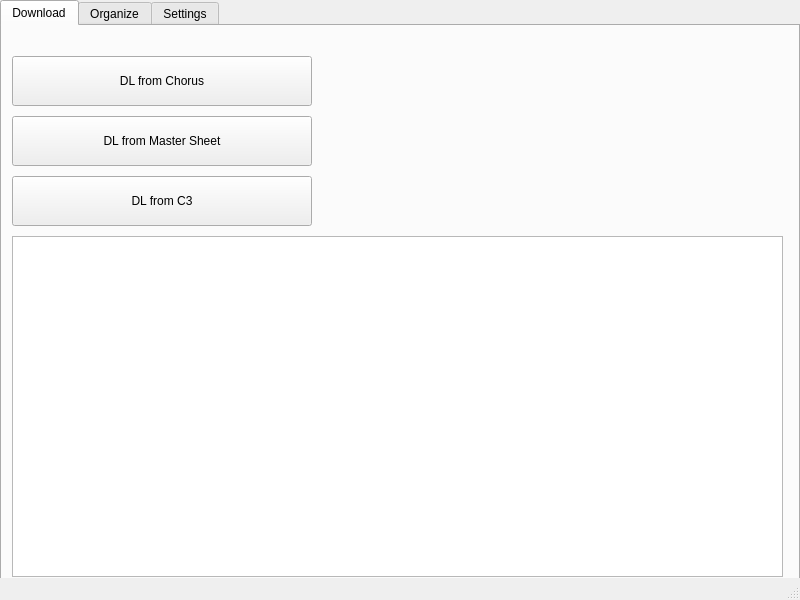
<?xml version="1.0" encoding="UTF-8"?>
<ui version="4.0">
 <class>MainWindow</class>
 <widget class="QMainWindow" name="MainWindow">
  <property name="enabled">
   <bool>true</bool>
  </property>
  <property name="geometry">
   <rect>
    <x>0</x>
    <y>0</y>
    <width>800</width>
    <height>600</height>
   </rect>
  </property>
  <property name="windowTitle">
   <string>MainWindow</string>
  </property>
  <property name="unifiedTitleAndToolBarOnMac">
   <bool>false</bool>
  </property>
  <widget class="QWidget" name="centralWidget">
   <widget class="QTabWidget" name="tabWidget">
    <property name="geometry">
     <rect>
      <x>0</x>
      <y>0</y>
      <width>800</width>
      <height>600</height>
     </rect>
    </property>
    <property name="autoFillBackground">
     <bool>false</bool>
    </property>
    <property name="currentIndex">
     <number>0</number>
    </property>
    <widget class="QWidget" name="downloadTab">
     <attribute name="title">
      <string>Download</string>
     </attribute>
     <widget class="QPushButton" name="dlChorusBtn">
      <property name="geometry">
       <rect>
        <x>10</x>
        <y>30</y>
        <width>300</width>
        <height>50</height>
       </rect>
      </property>
      <property name="text">
       <string>DL from Chorus</string>
      </property>
     </widget>
     <widget class="QPushButton" name="dlMasterSheetBtn">
      <property name="geometry">
       <rect>
        <x>10</x>
        <y>90</y>
        <width>300</width>
        <height>50</height>
       </rect>
      </property>
      <property name="text">
       <string>DL from Master Sheet</string>
      </property>
     </widget>
     <widget class="QPushButton" name="dlC3Btn">
      <property name="geometry">
       <rect>
        <x>10</x>
        <y>150</y>
        <width>300</width>
        <height>50</height>
       </rect>
      </property>
      <property name="text">
       <string>DL from C3</string>
      </property>
     </widget>
     <widget class="QTextBrowser" name="dlText">
      <property name="geometry">
       <rect>
        <x>10</x>
        <y>210</y>
        <width>771</width>
        <height>341</height>
       </rect>
      </property>
     </widget>
     <zorder>dlChorusBtn</zorder>
     <zorder>dlMasterSheetBtn</zorder>
     <zorder>dlText</zorder>
     <zorder>dlC3Btn</zorder>
    </widget>
    <widget class="QWidget" name="organizeTab">
     <attribute name="title">
      <string>Organize</string>
     </attribute>
     <widget class="QLabel" name="dlChartCount">
      <property name="geometry">
       <rect>
        <x>20</x>
        <y>150</y>
        <width>300</width>
        <height>30</height>
       </rect>
      </property>
      <property name="text">
       <string>downloaded charts: 0</string>
      </property>
     </widget>
     <widget class="QLabel" name="cleanChartCount">
      <property name="geometry">
       <rect>
        <x>460</x>
        <y>150</y>
        <width>300</width>
        <height>30</height>
       </rect>
      </property>
      <property name="text">
       <string>clean charts: 0</string>
      </property>
     </widget>
     <widget class="QTextBrowser" name="organizeText">
      <property name="geometry">
       <rect>
        <x>0</x>
        <y>200</y>
        <width>791</width>
        <height>351</height>
       </rect>
      </property>
     </widget>
     <widget class="QPushButton" name="unpackBtn">
      <property name="geometry">
       <rect>
        <x>10</x>
        <y>10</y>
        <width>331</width>
        <height>47</height>
       </rect>
      </property>
      <property name="text">
       <string>Unpack 'n' Clean</string>
      </property>
     </widget>
     <widget class="QPushButton" name="rmBadBtn">
      <property name="geometry">
       <rect>
        <x>10</x>
        <y>70</y>
        <width>331</width>
        <height>47</height>
       </rect>
      </property>
      <property name="text">
       <string>Remove &quot;bad songs&quot;</string>
      </property>
     </widget>
     <widget class="QPushButton" name="convertMidBtn">
      <property name="geometry">
       <rect>
        <x>450</x>
        <y>10</y>
        <width>331</width>
        <height>47</height>
       </rect>
      </property>
      <property name="text">
       <string>Convert .mid to .chart</string>
      </property>
     </widget>
     <widget class="QPushButton" name="convertSongsBtn">
      <property name="geometry">
       <rect>
        <x>450</x>
        <y>70</y>
        <width>331</width>
        <height>47</height>
       </rect>
      </property>
      <property name="text">
       <string>Convert RockBand files to CH</string>
      </property>
     </widget>
    </widget>
    <widget class="QWidget" name="settingsTab">
     <attribute name="title">
      <string>Settings</string>
     </attribute>
     <widget class="QLineEdit" name="dirText">
      <property name="enabled">
       <bool>false</bool>
      </property>
      <property name="geometry">
       <rect>
        <x>10</x>
        <y>30</y>
        <width>550</width>
        <height>40</height>
       </rect>
      </property>
      <property name="text">
       <string/>
      </property>
      <property name="placeholderText">
       <string>download/directory/here/</string>
      </property>
     </widget>
     <widget class="QPushButton" name="chooseDirBtn">
      <property name="geometry">
       <rect>
        <x>570</x>
        <y>30</y>
        <width>210</width>
        <height>40</height>
       </rect>
      </property>
      <property name="text">
       <string>Choose Directory</string>
      </property>
     </widget>
    </widget>
   </widget>
  </widget>
  <widget class="QStatusBar" name="statusbar"/>
 </widget>
 <resources/>
 <connections/>
</ui>
